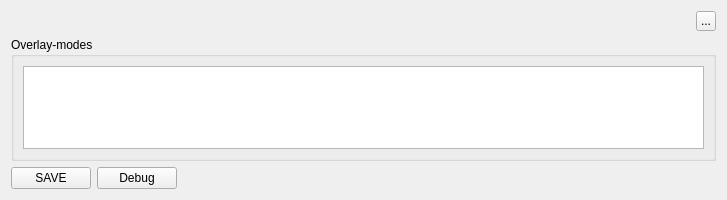
<?xml version="1.0" encoding="UTF-8"?>
<ui version="4.0">
 <class>NewOverlayMode</class>
 <widget class="QDialog" name="NewOverlayMode">
  <property name="geometry">
   <rect>
    <x>0</x>
    <y>0</y>
    <width>727</width>
    <height>200</height>
   </rect>
  </property>
  <property name="windowTitle">
   <string>Dialog</string>
  </property>
  <layout class="QGridLayout" name="gridLayout">
   <item row="0" column="0">
    <layout class="QVBoxLayout" name="verticalLayout" stretch="1,10,1">
     <item>
      <layout class="QHBoxLayout" name="horizontalLayout">
       <item>
        <spacer name="horizontalSpacer">
         <property name="orientation">
          <enum>Qt::Horizontal</enum>
         </property>
         <property name="sizeHint" stdset="0">
          <size>
           <width>40</width>
           <height>20</height>
          </size>
         </property>
        </spacer>
       </item>
       <item>
        <widget class="QToolButton" name="toolButton">
         <property name="minimumSize">
          <size>
           <width>20</width>
           <height>20</height>
          </size>
         </property>
         <property name="maximumSize">
          <size>
           <width>20</width>
           <height>20</height>
          </size>
         </property>
         <property name="text">
          <string>...</string>
         </property>
        </widget>
       </item>
      </layout>
     </item>
     <item>
      <widget class="QGroupBox" name="groupBox">
       <property name="title">
        <string>Overlay-modes</string>
       </property>
       <layout class="QGridLayout" name="gridLayout_2">
        <item row="0" column="0">
         <widget class="QTableWidget" name="tableWidget">
          <property name="sizePolicy">
           <sizepolicy hsizetype="Expanding" vsizetype="Expanding">
            <horstretch>0</horstretch>
            <verstretch>0</verstretch>
           </sizepolicy>
          </property>
          <property name="maximumSize">
           <size>
            <width>16777215</width>
            <height>16777215</height>
           </size>
          </property>
         </widget>
        </item>
       </layout>
      </widget>
     </item>
     <item>
      <layout class="QHBoxLayout" name="horizontalLayout_2">
       <item>
        <widget class="QPushButton" name="pushButtonSave">
         <property name="focusPolicy">
          <enum>Qt::NoFocus</enum>
         </property>
         <property name="text">
          <string>SAVE</string>
         </property>
        </widget>
       </item>
       <item>
        <widget class="QPushButton" name="pushButtonDebug">
         <property name="focusPolicy">
          <enum>Qt::NoFocus</enum>
         </property>
         <property name="text">
          <string>Debug</string>
         </property>
        </widget>
       </item>
       <item>
        <spacer name="horizontalSpacer_2">
         <property name="orientation">
          <enum>Qt::Horizontal</enum>
         </property>
         <property name="sizeHint" stdset="0">
          <size>
           <width>40</width>
           <height>20</height>
          </size>
         </property>
        </spacer>
       </item>
      </layout>
     </item>
    </layout>
   </item>
  </layout>
 </widget>
 <resources/>
 <connections/>
</ui>
